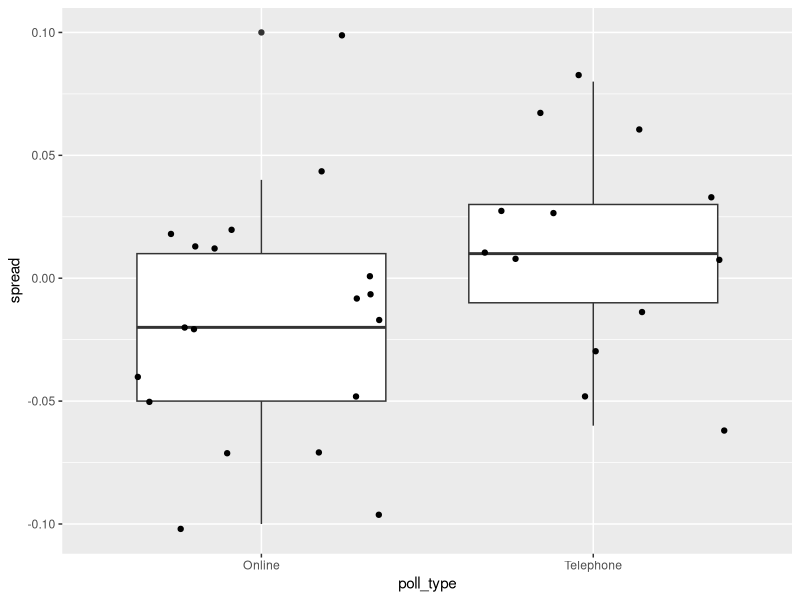

Write R code to recreate this figure. (Note: this script raises an error after producing the figure.)
## ---- chunk 1
knitr::opts_chunk$set(echo = TRUE)
## ---- chunk 2
# suggested libraries and options
library(tidyverse)
options(digits = 3)

# load brexit_polls object
library(dslabs)
data(brexit_polls)
## ---- chunk 3
p <- 0.481    # official proportion voting "Remain"
d <- 2*p-1    # official spread
## ---- chunk 4
N <- 1500
N*p
## ---- chunk 5
sqrt(N*p*(1-p))
## ---- chunk 6
p
## ---- chunk 7
sqrt(p*(1-p)/N)
## ---- chunk 8
2*p-1
## ---- chunk 9
2*sqrt(p*(1-p)/N)
## ---- chunk 10
mean(brexit_polls$spread)
## ---- chunk 11
sd(brexit_polls$spread)
## ---- chunk 12
brexit_polls <- brexit_polls %>% 
                  mutate(x_hat = (spread + 1) /2)
mean(brexit_polls$x_hat)
## ---- chunk 13
sd(brexit_polls$x_hat)
## ---- chunk 14
x_hat2 <- brexit_polls[1,]$x_hat
N <- brexit_polls[1,]$samplesize
se2 <- sqrt(x_hat2 * (1 - x_hat2) / N)
x_hat2 - qnorm(0.975) * se2
## ---- chunk 15
x_hat2 + qnorm(0.975) * se2
## ---- chunk 16
!between(0.5, x_hat2 - qnorm(.975)*se2, x_hat2 + qnorm(.975)*se2)    # predicts winner
between(0.481, x_hat2 - qnorm(.975)*se2, x_hat2 + qnorm(.975)*se2)    # does not cover p
## ---- chunk 17
# suggested libraries
library(tidyverse)

# load brexit_polls object and add x_hat column
library(dslabs)
data(brexit_polls)
brexit_polls <- brexit_polls %>%
    mutate(x_hat = (spread + 1)/2)

# final proportion voting "Remain"
p <- 0.481
## ---- chunk 18
june_polls <- brexit_polls %>% filter(enddate >= '2016-06-01') 
nrow(june_polls)
## ---- chunk 19
d <- -0.38
june_polls <- june_polls %>%
  mutate(se_x_hat = sqrt(x_hat * (1-x_hat)/ samplesize), se_spread = 2*se_x_hat,
         lower = spread - qnorm(0.975) * se_spread,
         upper = spread + qnorm(0.975) * se_spread,
         hit = (lower < 2*p-1 & upper > 2*p-1))
mean(june_polls$lower < 0 & june_polls$upper > 0)
## ---- chunk 20
# suggested libraries
library(tidyverse)

# load brexit_polls object and add x_hat column
library(dslabs)
data(brexit_polls)
brexit_polls <- brexit_polls %>%
    mutate(x_hat = (spread + 1)/2)

# final proportion voting "Remain"
p <- 0.481
## ---- chunk 21
d <- -0.038 #correct spread
june_polls <- brexit_polls %>%
  filter(enddate >= "2016-06-01") %>%
  mutate(se_x_hat = sqrt(x_hat * (1-x_hat)/samplesize)) %>%
  mutate(se_spread = 2*se_x_hat) %>%
  mutate(
    lower = spread - qnorm(0.975)*se_spread,
    upper = spread + qnorm(0.975)*se_spread,
    hit = (lower < d & upper > d)
  )

#How many polls are in june_polls?
length(june_polls$pollster)

#What proportion of polls have a confidence interval that covers the value 0?
covers_0 <- june_polls %>% mutate(cover_0 = lower < 0 & upper > 0) %>% .$cover_0
class(covers_0)
mean(covers_0)

#What proportion of polls predict "Remain" (confidence interval entirely above 0?)
remain <- june_polls %>% mutate(remain = lower > 0 & upper > 0) %>% .$remain
mean(remain)

#What proportions of polls have a confidence interval covering the true value of d?
mean(june_polls$hit)
## ---- chunk 22
june_polls %>% 
  group_by(pollster) %>%
  summarize(proportion_hits = mean(hit == TRUE), polls = n()) %>% arrange(desc(proportion_hits))
  
## ---- chunk 23
june_polls %>% ggplot(aes(poll_type, spread)) + 
  geom_boxplot() +
  geom_jitter()
## ---- chunk 24
combined_by_type <- june_polls %>%
        group_by(poll_type) %>%
        summarize(N = sum(samplesize),
                  spread = sum(spread*samplesize)/N,
                  p_hat = (spread + 1)/2)

#What is the lower bound of the 95% confidence interval for online voters?
spread_online <- combined_by_type$spread[1]

se_p_hat_online <- sqrt(p_hat_online * (1-p_hat_online)/combined_by_type$N[1])

spread_online - qnorm(0.975)* 2* se_p_hat_online 

#What is the upper bound of the 95% confidence interval for online voters?
spread_online + qnorm(0.975)* 2 * se_p_hat_online 


#Code from edX:
combined_by_type <- june_polls %>%
    group_by(poll_type) %>%
    summarize(N = sum(samplesize),
              spread = sum(spread*samplesize)/N,
              p_hat = (spread + 1)/2,
              se_spread = 2*sqrt(p_hat*(1-p_hat)/N),
              spread_lower = spread - qnorm(.975)*se_spread,
              spread_upper = spread + qnorm(.975)*se_spread)

combined_by_type %>%
    filter(poll_type == "Online") %>%
    pull(spread_lower)

combined_by_type %>%
    filter(poll_type == "Online") %>%
    pull(spread_upper)
## ---- chunk 25
combined_by_type <- june_polls %>%
        group_by(poll_type) %>%
        summarize(N = sum(samplesize),
                  spread = sum(spread*samplesize)/N,
                  p_hat = (spread + 1)/2)
combined_by_type %>%
  mutate(lower = spread - qnorm(.975)*2*sqrt(p_hat*(1-p_hat)/N),
         upper = spread + qnorm(.975)*2*sqrt(p_hat*(1-p_hat)/N),
         ci_amplitude = abs(upper-lower),
         hit_true_d = lower <= -0.038 & upper >= -0.038
         )
## ---- chunk 26
# suggested libraries
library(tidyverse)

# load brexit_polls object and add x_hat column
library(dslabs)
data(brexit_polls)
brexit_polls <- brexit_polls %>%
    mutate(x_hat = (spread + 1)/2)

# final proportion voting "Remain"
p <- 0.481
## ---- chunk 27
# This code computes the confidence intervals for all Brexit polls in 2016 and then calculates whether the confidence intervals covers the actual value of the spread d = -0.038.
brexit_hit <- brexit_polls %>%
  mutate(p_hat = (spread + 1)/2,
         se_spread = 2*sqrt(p_hat*(1-p_hat)/samplesize),
         spread_lower = spread - qnorm(.975)*se_spread,
         spread_upper = spread + qnorm(.975)*se_spread,
         hit = spread_lower < -0.038 & spread_upper > -0.038) %>%
  select(poll_type, hit)

#Use brexit_hit to make a two-by-two table of poll type and hit status. Then use the chisq.test() function to perform a chi-squared test to determine whether the difference in hit rate is significant. 
two_by_two <- t(table(brexit_hit$poll_type, brexit_hit$hit))
two_by_two

#What is the p-value of the chi-squared test comparing the hit rate of online and telephone polls?
chisq.test(two_by_two)

#edX code
brexit_chisq <- table(brexit_hit$poll_type, brexit_hit$hit)
chisq.test(brexit_chisq)$p.value
 # online > telephone
hit_rate <- brexit_hit %>%
    group_by(poll_type) %>%
    summarize(avg = mean(hit))
hit_rate$avg[hit_rate$poll_type == "Online"] > hit_rate$avg[hit_rate$poll_type == "Telephone"]

# statistically significant
chisq.test(brexit_chisq)$p.value < 0.05
## ---- chunk 28
two_by_two
odds_online_true <- (48/(37+48)) / (37/(37+48))
odds_online_true
## ---- chunk 29
odds_telephone_true <- (10/(32+10))/(32/(32+10))
odds_telephone_true
## ---- chunk 30
odds_ratio <- (32*48)/(37*10)
odds_ratio
## ---- chunk 31
brexit_long <- brexit_polls %>%
    gather(vote, proportion, "remain":"undecided") %>%
    mutate(vote = factor(vote))
## ---- chunk 32
brexit_polls %>% ggplot(aes(enddate, spread, color = poll_type)) +
  geom_smooth(method = "loess", span = 0.4) + 
  geom_point() +
  geom_hline(yintercept = d)

brexit_polls
## ---- chunk 33
brexit_long <- brexit_polls %>%
    gather(vote, proportion, "remain":"undecided") %>%
    mutate(vote = factor(vote))
## ---- chunk 34
brexit_long %>% ggplot(aes(enddate, proportion, color = vote)) + 
  geom_smooth(method = "loess", span = 0.3)
